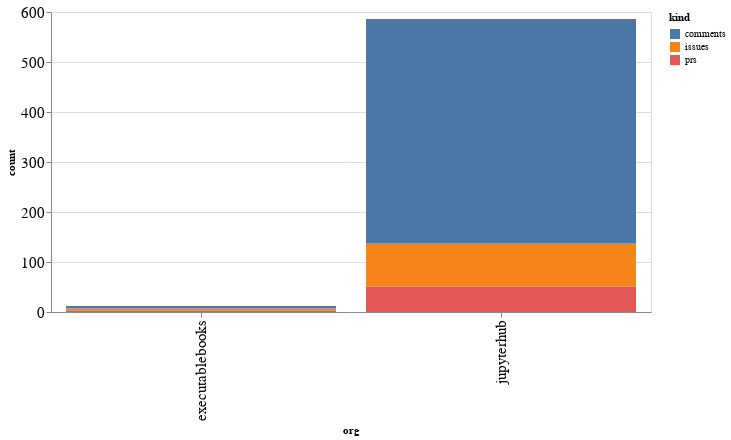

The cell this chart's notebook holds for it:
### Code cell
alt.Chart(org_summaries, width=600).mark_bar().encode(
    x='org',
    y='count',
    color='kind',
    tooltip="org"
)

### Figure 1 — Vega-Lite specification as saved in the notebook (floating-point values rounded to 4 significant figures)
{"config": {"axisLeft": {"labelFontSize": 15}, "axisBottom": {"labelFontSize": 15}}, "data": {"name": "data-adb61441ef308bedd380f8d4a4cecc60"}, "mark": "bar", "encoding": {"color": {"type": "nominal", "field": "kind"}, "tooltip": {"type": "nominal", "field": "org"}, "x": {"type": "nominal", "field": "org"}, "y": {"type": "quantitative", "field": "count"}}, "width": 600, "$schema": "https://vega.github.io/schema/vega-lite/v4.8.1.json", "datasets": {"data-adb61441ef308bedd380f8d4a4cecc60": [{"org": "executablebooks", "kind": "comments", "count": 5}, {"org": "executablebooks", "kind": "issues", "count": 4}, {"org": "executablebooks", "kind": "prs", "count": 3}, {"org": "jupyterhub", "kind": "comments", "count": 448}, {"org": "jupyterhub", "kind": "issues", "count": 87}, {"org": "jupyterhub", "kind": "prs", "count": 51}]}}
